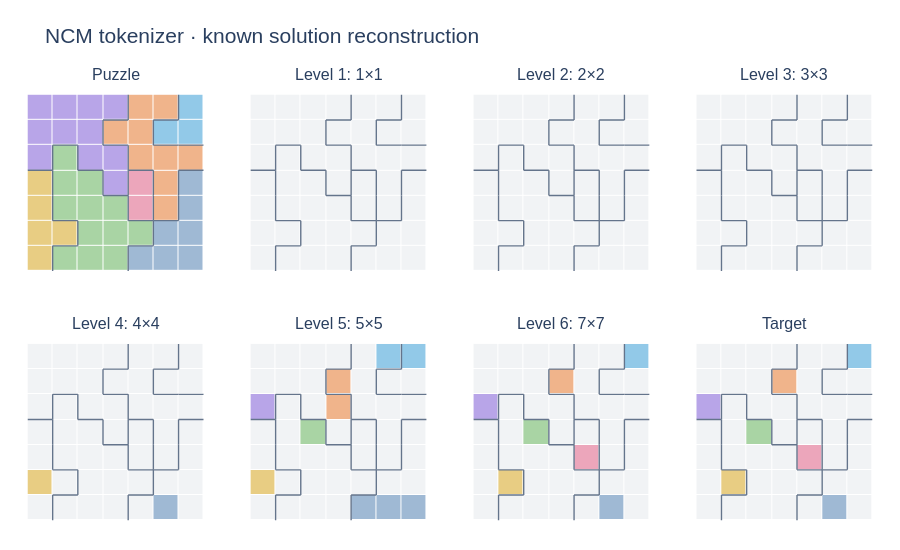

Source (notebook cell):
### Markdown cell above
### 4.1 Hierarchical solution reconstruction

Show how a **known validation target** is reconstructed level by level. This directly encodes the answer rather than solving the coloring. The tokenizer never receives test answers during training.

For 128 validation puzzles, separately measure pixel accuracy and exact reconstruction. Structural validation decodes without a color mask: a lost color or one incorrect cell can already invalidate a solution. This diagnoses the tokenizer's reconstruction ceiling.

### Code cell
if run.state["tokenizer"]["updates"] == 0:
    raise RuntimeError("Train or load the tokenizer first.")
run.model.eval()
index = int(splits["validation"][0])
with torch.no_grad():
    example = torch.from_numpy(target_tokens[index : index + 1]).to(DEVICE)
    _, partial = run.model.tokenizer.quantize(run.model.tokenizer.latent(example))
    reconstructions = [
        run.model.tokenizer.decode(z).argmax(1)[0].cpu().numpy() for z in partial
    ]
    board_panels(
        [regions[index], *reconstructions, target_tokens[index]],
        [
            "Puzzle",
            *[f"Level {i+1}: {s}×{s}" for i, s in enumerate(config.scales)],
            "Target",
        ],
        "NCM tokenizer · known solution reconstruction",
        colorings=[regions[index]] * (len(reconstructions) + 2),
        columns=4,
    ).show(config=PLOT_CONFIG)
    validation_indices = splits["validation"][:128]
    restored = []
    for start in range(0, len(validation_indices), MICRO_BATCH_SIZE):
        target = torch.from_numpy(
            target_tokens[validation_indices[start : start + MICRO_BATCH_SIZE]]
        ).to(DEVICE)
        _, partial = run.model.tokenizer.quantize(run.model.tokenizer.latent(target))
        restored.append(run.model.tokenizer.decode(partial[-1]).argmax(1).cpu().numpy())
    restored = np.concatenate(restored)
checks = solution_checks(regions[validation_indices], restored)
display(
    HTML(
        f"Validation pixel accuracy: {100*np.mean(restored == target_tokens[validation_indices]):.2f}%<br>"
        f"Exact targets: {100*np.mean(np.all(restored == target_tokens[validation_indices], axis=(1,2))):.2f}%<br>"
        f"Valid solutions after reconstruction: {100*checks['solved'].mean():.2f}%"
    )
)

### Figure 1 — Plotly figure (JSON) as saved in the notebook; plotly's stock layout.template omitted (floating-point values rounded to 4 significant figures)
{"data": [{"colorscale": [[0, "#B8A5E8"], [0.125, "#B8A5E8"], [0.125, "#F0B48B"], [0.25, "#F0B48B"], [0.25, "#92C9E8"], [0.375, "#92C9E8"], [0.375, "#A9D4A4"], [0.5, "#A9D4A4"], [0.5, "#E8CD83"], [0.625, "#E8CD83"], [0.625, "#ECA6BB"], [0.75, "#ECA6BB"], [0.75, "#9FB9D4"], [0.875, "#9FB9D4"], [0.875, "#F1F3F5"], [1, "#F1F3F5"]], "hoverinfo": "skip", "showscale": false, "type": "heatmap", "xaxis": "x", "xgap": 1, "yaxis": "y", "ygap": 1, "z": [[0, 0, 0, 0, 1, 1, 2], [0, 0, 0, 1, 1, 2, 2], [0, 3, 0, 0, 1, 1, 1], [4, 3, 3, 0, 5, 1, 6], [4, 3, 3, 3, 5, 1, 6], [4, 4, 3, 3, 3, 6, 6], [4, 3, 3, 3, 6, 6, 6]], "zmax": 7.5, "zmin": -0.5}, {"hoverinfo": "skip", "line": {"color": "#64748b", "width": 1.4}, "mode": "lines", "showlegend": false, "type": "scatter", "x": [3.5, 3.5, null, 2.5, 3.5, null, 5.5, 5.5, null, 4.5, 5.5, null, 0.5, 1.5, null, 2.5, 2.5, null, 2.5, 3.5, null, 4.5, 4.5, null, 4.5, 5.5, null, 5.5, 6.5, null, 0.5, 0.5, null, -0.5, 0.5, null, 1.5, 1.5, null, 1.5, 2.5, null, 3.5, 3.5, null, 3.5, 4.5, null, 5.5, 6.5, null, 0.5, 0.5, null, 2.5, 2.5, null, 3.5, 3.5, null, 2.5, 3.5, null, 4.5, 4.5, null, 5.5, 5.5, null, 0.5, 0.5, null, 0.5, 1.5, null, 3.5, 3.5, null, 4.5, 4.5, null, 3.5, 4.5, null, 5.5, 5.5, null, 4.5, 5.5, null, 1.5, 1.5, null, 0.5, 1.5, null, 4.5, 4.5, null, 3.5, 4.5, null, 0.5, 0.5, null, 3.5, 3.5, null], "xaxis": "x", "y": [-0.5, 0.5, null, 0.5, 0.5, null, -0.5, 0.5, null, 0.5, 0.5, null, 1.5, 1.5, null, 0.5, 1.5, null, 1.5, 1.5, null, 0.5, 1.5, null, 1.5, 1.5, null, 1.5, 1.5, null, 1.5, 2.5, null, 2.5, 2.5, null, 1.5, 2.5, null, 2.5, 2.5, null, 1.5, 2.5, null, 2.5, 2.5, null, 2.5, 2.5, null, 2.5, 3.5, null, 2.5, 3.5, null, 2.5, 3.5, null, 3.5, 3.5, null, 2.5, 3.5, null, 2.5, 3.5, null, 3.5, 4.5, null, 4.5, 4.5, null, 3.5, 4.5, null, 3.5, 4.5, null, 4.5, 4.5, null, 3.5, 4.5, null, 4.5, 4.5, null, 4.5, 5.5, null, 5.5, 5.5, null, 4.5, 5.5, null, 5.5, 5.5, null, 5.5, 6.5, null, 5.5, 6.5, null], "yaxis": "y"}, {"colorscale": [[0, "#B8A5E8"], [0.125, "#B8A5E8"], [0.125, "#F0B48B"], [0.25, "#F0B48B"], [0.25, "#92C9E8"], [0.375, "#92C9E8"], [0.375, "#A9D4A4"], [0.5, "#A9D4A4"], [0.5, "#E8CD83"], [0.625, "#E8CD83"], [0.625, "#ECA6BB"], [0.75, "#ECA6BB"], [0.75, "#9FB9D4"], [0.875, "#9FB9D4"], [0.875, "#F1F3F5"], [1, "#F1F3F5"]], "hoverinfo": "skip", "showscale": false, "type": "heatmap", "xaxis": "x2", "xgap": 1, "yaxis": "y2", "ygap": 1, "z": [[7, 7, 7, 7, 7, 7, 7], [7, 7, 7, 7, 7, 7, 7], [7, 7, 7, 7, 7, 7, 7], [7, 7, 7, 7, 7, 7, 7], [7, 7, 7, 7, 7, 7, 7], [7, 7, 7, 7, 7, 7, 7], [7, 7, 7, 7, 7, 7, 7]], "zmax": 7.5, "zmin": -0.5}, {"hoverinfo": "skip", "line": {"color": "#64748b", "width": 1.4}, "mode": "lines", "showlegend": false, "type": "scatter", "x": [3.5, 3.5, null, 2.5, 3.5, null, 5.5, 5.5, null, 4.5, 5.5, null, 0.5, 1.5, null, 2.5, 2.5, null, 2.5, 3.5, null, 4.5, 4.5, null, 4.5, 5.5, null, 5.5, 6.5, null, 0.5, 0.5, null, -0.5, 0.5, null, 1.5, 1.5, null, 1.5, 2.5, null, 3.5, 3.5, null, 3.5, 4.5, null, 5.5, 6.5, null, 0.5, 0.5, null, 2.5, 2.5, null, 3.5, 3.5, null, 2.5, 3.5, null, 4.5, 4.5, null, 5.5, 5.5, null, 0.5, 0.5, null, 0.5, 1.5, null, 3.5, 3.5, null, 4.5, 4.5, null, 3.5, 4.5, null, 5.5, 5.5, null, 4.5, 5.5, null, 1.5, 1.5, null, 0.5, 1.5, null, 4.5, 4.5, null, 3.5, 4.5, null, 0.5, 0.5, null, 3.5, 3.5, null], "xaxis": "x2", "y": [-0.5, 0.5, null, 0.5, 0.5, null, -0.5, 0.5, null, 0.5, 0.5, null, 1.5, 1.5, null, 0.5, 1.5, null, 1.5, 1.5, null, 0.5, 1.5, null, 1.5, 1.5, null, 1.5, 1.5, null, 1.5, 2.5, null, 2.5, 2.5, null, 1.5, 2.5, null, 2.5, 2.5, null, 1.5, 2.5, null, 2.5, 2.5, null, 2.5, 2.5, null, 2.5, 3.5, null, 2.5, 3.5, null, 2.5, 3.5, null, 3.5, 3.5, null, 2.5, 3.5, null, 2.5, 3.5, null, 3.5, 4.5, null, 4.5, 4.5, null, 3.5, 4.5, null, 3.5, 4.5, null, 4.5, 4.5, null, 3.5, 4.5, null, 4.5, 4.5, null, 4.5, 5.5, null, 5.5, 5.5, null, 4.5, 5.5, null, 5.5, 5.5, null, 5.5, 6.5, null, 5.5, 6.5, null], "yaxis": "y2"}, {"colorscale": [[0, "#B8A5E8"], [0.125, "#B8A5E8"], [0.125, "#F0B48B"], [0.25, "#F0B48B"], [0.25, "#92C9E8"], [0.375, "#92C9E8"], [0.375, "#A9D4A4"], [0.5, "#A9D4A4"], [0.5, "#E8CD83"], [0.625, "#E8CD83"], [0.625, "#ECA6BB"], [0.75, "#ECA6BB"], [0.75, "#9FB9D4"], [0.875, "#9FB9D4"], [0.875, "#F1F3F5"], [1, "#F1F3F5"]], "hoverinfo": "skip", "showscale": false, "type": "heatmap", "xaxis": "x3", "xgap": 1, "yaxis": "y3", "ygap": 1, "z": [[7, 7, 7, 7, 7, 7, 7], [7, 7, 7, 7, 7, 7, 7], [7, 7, 7, 7, 7, 7, 7], [7, 7, 7, 7, 7, 7, 7], [7, 7, 7, 7, 7, 7, 7], [7, 7, 7, 7, 7, 7, 7], [7, 7, 7, 7, 7, 7, 7]], "zmax": 7.5, "zmin": -0.5}, {"hoverinfo": "skip", "line": {"color": "#64748b", "width": 1.4}, "mode": "lines", "showlegend": false, "type": "scatter", "x": [3.5, 3.5, null, 2.5, 3.5, null, 5.5, 5.5, null, 4.5, 5.5, null, 0.5, 1.5, null, 2.5, 2.5, null, 2.5, 3.5, null, 4.5, 4.5, null, 4.5, 5.5, null, 5.5, 6.5, null, 0.5, 0.5, null, -0.5, 0.5, null, 1.5, 1.5, null, 1.5, 2.5, null, 3.5, 3.5, null, 3.5, 4.5, null, 5.5, 6.5, null, 0.5, 0.5, null, 2.5, 2.5, null, 3.5, 3.5, null, 2.5, 3.5, null, 4.5, 4.5, null, 5.5, 5.5, null, 0.5, 0.5, null, 0.5, 1.5, null, 3.5, 3.5, null, 4.5, 4.5, null, 3.5, 4.5, null, 5.5, 5.5, null, 4.5, 5.5, null, 1.5, 1.5, null, 0.5, 1.5, null, 4.5, 4.5, null, 3.5, 4.5, null, 0.5, 0.5, null, 3.5, 3.5, null], "xaxis": "x3", "y": [-0.5, 0.5, null, 0.5, 0.5, null, -0.5, 0.5, null, 0.5, 0.5, null, 1.5, 1.5, null, 0.5, 1.5, null, 1.5, 1.5, null, 0.5, 1.5, null, 1.5, 1.5, null, 1.5, 1.5, null, 1.5, 2.5, null, 2.5, 2.5, null, 1.5, 2.5, null, 2.5, 2.5, null, 1.5, 2.5, null, 2.5, 2.5, null, 2.5, 2.5, null, 2.5, 3.5, null, 2.5, 3.5, null, 2.5, 3.5, null, 3.5, 3.5, null, 2.5, 3.5, null, 2.5, 3.5, null, 3.5, 4.5, null, 4.5, 4.5, null, 3.5, 4.5, null, 3.5, 4.5, null, 4.5, 4.5, null, 3.5, 4.5, null, 4.5, 4.5, null, 4.5, 5.5, null, 5.5, 5.5, null, 4.5, 5.5, null, 5.5, 5.5, null, 5.5, 6.5, null, 5.5, 6.5, null], "yaxis": "y3"}, {"colorscale": [[0, "#B8A5E8"], [0.125, "#B8A5E8"], [0.125, "#F0B48B"], [0.25, "#F0B48B"], [0.25, "#92C9E8"], [0.375, "#92C9E8"], [0.375, "#A9D4A4"], [0.5, "#A9D4A4"], [0.5, "#E8CD83"], [0.625, "#E8CD83"], [0.625, "#ECA6BB"], [0.75, "#ECA6BB"], [0.75, "#9FB9D4"], [0.875, "#9FB9D4"], [0.875, "#F1F3F5"], [1, "#F1F3F5"]], "hoverinfo": "skip", "showscale": false, "type": "heatmap", "xaxis": "x4", "xgap": 1, "yaxis": "y4", "ygap": 1, "z": [[7, 7, 7, 7, 7, 7, 7], [7, 7, 7, 7, 7, 7, 7], [7, 7, 7, 7, 7, 7, 7], [7, 7, 7, 7, 7, 7, 7], [7, 7, 7, 7, 7, 7, 7], [7, 7, 7, 7, 7, 7, 7], [7, 7, 7, 7, 7, 7, 7]], "zmax": 7.5, "zmin": -0.5}, {"hoverinfo": "skip", "line": {"color": "#64748b", "width": 1.4}, "mode": "lines", "showlegend": false, "type": "scatter", "x": [3.5, 3.5, null, 2.5, 3.5, null, 5.5, 5.5, null, 4.5, 5.5, null, 0.5, 1.5, null, 2.5, 2.5, null, 2.5, 3.5, null, 4.5, 4.5, null, 4.5, 5.5, null, 5.5, 6.5, null, 0.5, 0.5, null, -0.5, 0.5, null, 1.5, 1.5, null, 1.5, 2.5, null, 3.5, 3.5, null, 3.5, 4.5, null, 5.5, 6.5, null, 0.5, 0.5, null, 2.5, 2.5, null, 3.5, 3.5, null, 2.5, 3.5, null, 4.5, 4.5, null, 5.5, 5.5, null, 0.5, 0.5, null, 0.5, 1.5, null, 3.5, 3.5, null, 4.5, 4.5, null, 3.5, 4.5, null, 5.5, 5.5, null, 4.5, 5.5, null, 1.5, 1.5, null, 0.5, 1.5, null, 4.5, 4.5, null, 3.5, 4.5, null, 0.5, 0.5, null, 3.5, 3.5, null], "xaxis": "x4", "y": [-0.5, 0.5, null, 0.5, 0.5, null, -0.5, 0.5, null, 0.5, 0.5, null, 1.5, 1.5, null, 0.5, 1.5, null, 1.5, 1.5, null, 0.5, 1.5, null, 1.5, 1.5, null, 1.5, 1.5, null, 1.5, 2.5, null, 2.5, 2.5, null, 1.5, 2.5, null, 2.5, 2.5, null, 1.5, 2.5, null, 2.5, 2.5, null, 2.5, 2.5, null, 2.5, 3.5, null, 2.5, 3.5, null, 2.5, 3.5, null, 3.5, 3.5, null, 2.5, 3.5, null, 2.5, 3.5, null, 3.5, 4.5, null, 4.5, 4.5, null, 3.5, 4.5, null, 3.5, 4.5, null, 4.5, 4.5, null, 3.5, 4.5, null, 4.5, 4.5, null, 4.5, 5.5, null, 5.5, 5.5, null, 4.5, 5.5, null, 5.5, 5.5, null, 5.5, 6.5, null, 5.5, 6.5, null], "yaxis": "y4"}, {"colorscale": [[0, "#B8A5E8"], [0.125, "#B8A5E8"], [0.125, "#F0B48B"], [0.25, "#F0B48B"], [0.25, "#92C9E8"], [0.375, "#92C9E8"], [0.375, "#A9D4A4"], [0.5, "#A9D4A4"], [0.5, "#E8CD83"], [0.625, "#E8CD83"], [0.625, "#ECA6BB"], [0.75, "#ECA6BB"], [0.75, "#9FB9D4"], [0.875, "#9FB9D4"], [0.875, "#F1F3F5"], [1, "#F1F3F5"]], "hoverinfo": "skip", "showscale": false, "type": "heatmap", "xaxis": "x5", "xgap": 1, "yaxis": "y5", "ygap": 1, "z": [[7, 7, 7, 7, 7, 7, 7], [7, 7, 7, 7, 7, 7, 7], [7, 7, 7, 7, 7, 7, 7], [7, 7, 7, 7, 7, 7, 7], [7, 7, 7, 7, 7, 7, 7], [4, 7, 7, 7, 7, 7, 7], [7, 7, 7, 7, 7, 6, 7]], "zmax": 7.5, "zmin": -0.5}, {"hoverinfo": "skip", "line": {"color": "#64748b", "width": 1.4}, "mode": "lines", "showlegend": false, "type": "scatter", "x": [3.5, 3.5, null, 2.5, 3.5, null, 5.5, 5.5, null, 4.5, 5.5, null, 0.5, 1.5, null, 2.5, 2.5, null, 2.5, 3.5, null, 4.5, 4.5, null, 4.5, 5.5, null, 5.5, 6.5, null, 0.5, 0.5, null, -0.5, 0.5, null, 1.5, 1.5, null, 1.5, 2.5, null, 3.5, 3.5, null, 3.5, 4.5, null, 5.5, 6.5, null, 0.5, 0.5, null, 2.5, 2.5, null, 3.5, 3.5, null, 2.5, 3.5, null, 4.5, 4.5, null, 5.5, 5.5, null, 0.5, 0.5, null, 0.5, 1.5, null, 3.5, 3.5, null, 4.5, 4.5, null, 3.5, 4.5, null, 5.5, 5.5, null, 4.5, 5.5, null, 1.5, 1.5, null, 0.5, 1.5, null, 4.5, 4.5, null, 3.5, 4.5, null, 0.5, 0.5, null, 3.5, 3.5, null], "xaxis": "x5", "y": [-0.5, 0.5, null, 0.5, 0.5, null, -0.5, 0.5, null, 0.5, 0.5, null, 1.5, 1.5, null, 0.5, 1.5, null, 1.5, 1.5, null, 0.5, 1.5, null, 1.5, 1.5, null, 1.5, 1.5, null, 1.5, 2.5, null, 2.5, 2.5, null, 1.5, 2.5, null, 2.5, 2.5, null, 1.5, 2.5, null, 2.5, 2.5, null, 2.5, 2.5, null, 2.5, 3.5, null, 2.5, 3.5, null, 2.5, 3.5, null, 3.5, 3.5, null, 2.5, 3.5, null, 2.5, 3.5, null, 3.5, 4.5, null, 4.5, 4.5, null, 3.5, 4.5, null, 3.5, 4.5, null, 4.5, 4.5, null, 3.5, 4.5, null, 4.5, 4.5, null, 4.5, 5.5, null, 5.5, 5.5, null, 4.5, 5.5, null, 5.5, 5.5, null, 5.5, 6.5, null, 5.5, 6.5, null], "yaxis": "y5"}, {"colorscale": [[0, "#B8A5E8"], [0.125, "#B8A5E8"], [0.125, "#F0B48B"], [0.25, "#F0B48B"], [0.25, "#92C9E8"], [0.375, "#92C9E8"], [0.375, "#A9D4A4"], [0.5, "#A9D4A4"], [0.5, "#E8CD83"], [0.625, "#E8CD83"], [0.625, "#ECA6BB"], [0.75, "#ECA6BB"], [0.75, "#9FB9D4"], [0.875, "#9FB9D4"], [0.875, "#F1F3F5"], [1, "#F1F3F5"]], "hoverinfo": "skip", "showscale": false, "type": "heatmap", "xaxis": "x6", "xgap": 1, "yaxis": "y6", "ygap": 1, "z": [[7, 7, 7, 7, 7, 2, 2], [7, 7, 7, 1, 7, 7, 7], [0, 7, 7, 1, 7, 7, 7], [7, 7, 3, 7, 7, 7, 7], [7, 7, 7, 7, 7, 7, 7], [4, 7, 7, 7, 7, 7, 7], [7, 7, 7, 7, 6, 6, 6]], "zmax": 7.5, "zmin": -0.5}, {"hoverinfo": "skip", "line": {"color": "#64748b", "width": 1.4}, "mode": "lines", "showlegend": false, "type": "scatter", "x": [3.5, 3.5, null, 2.5, 3.5, null, 5.5, 5.5, null, 4.5, 5.5, null, 0.5, 1.5, null, 2.5, 2.5, null, 2.5, 3.5, null, 4.5, 4.5, null, 4.5, 5.5, null, 5.5, 6.5, null, 0.5, 0.5, null, -0.5, 0.5, null, 1.5, 1.5, null, 1.5, 2.5, null, 3.5, 3.5, null, 3.5, 4.5, null, 5.5, 6.5, null, 0.5, 0.5, null, 2.5, 2.5, null, 3.5, 3.5, null, 2.5, 3.5, null, 4.5, 4.5, null, 5.5, 5.5, null, 0.5, 0.5, null, 0.5, 1.5, null, 3.5, 3.5, null, 4.5, 4.5, null, 3.5, 4.5, null, 5.5, 5.5, null, 4.5, 5.5, null, 1.5, 1.5, null, 0.5, 1.5, null, 4.5, 4.5, null, 3.5, 4.5, null, 0.5, 0.5, null, 3.5, 3.5, null], "xaxis": "x6", "y": [-0.5, 0.5, null, 0.5, 0.5, null, -0.5, 0.5, null, 0.5, 0.5, null, 1.5, 1.5, null, 0.5, 1.5, null, 1.5, 1.5, null, 0.5, 1.5, null, 1.5, 1.5, null, 1.5, 1.5, null, 1.5, 2.5, null, 2.5, 2.5, null, 1.5, 2.5, null, 2.5, 2.5, null, 1.5, 2.5, null, 2.5, 2.5, null, 2.5, 2.5, null, 2.5, 3.5, null, 2.5, 3.5, null, 2.5, 3.5, null, 3.5, 3.5, null, 2.5, 3.5, null, 2.5, 3.5, null, 3.5, 4.5, null, 4.5, 4.5, null, 3.5, 4.5, null, 3.5, 4.5, null, 4.5, 4.5, null, 3.5, 4.5, null, 4.5, 4.5, null, 4.5, 5.5, null, 5.5, 5.5, null, 4.5, 5.5, null, 5.5, 5.5, null, 5.5, 6.5, null, 5.5, 6.5, null], "yaxis": "y6"}, {"colorscale": [[0, "#B8A5E8"], [0.125, "#B8A5E8"], [0.125, "#F0B48B"], [0.25, "#F0B48B"], [0.25, "#92C9E8"], [0.375, "#92C9E8"], [0.375, "#A9D4A4"], [0.5, "#A9D4A4"], [0.5, "#E8CD83"], [0.625, "#E8CD83"], [0.625, "#ECA6BB"], [0.75, "#ECA6BB"], [0.75, "#9FB9D4"], [0.875, "#9FB9D4"], [0.875, "#F1F3F5"], [1, "#F1F3F5"]], "hoverinfo": "skip", "showscale": false, "type": "heatmap", "xaxis": "x7", "xgap": 1, "yaxis": "y7", "ygap": 1, "z": [[7, 7, 7, 7, 7, 7, 2], [7, 7, 7, 1, 7, 7, 7], [0, 7, 7, 7, 7, 7, 7], [7, 7, 3, 7, 7, 7, 7], [7, 7, 7, 7, 5, 7, 7], [7, 4, 7, 7, 7, 7, 7], [7, 7, 7, 7, 7, 6, 7]], "zmax": 7.5, "zmin": -0.5}, {"hoverinfo": "skip", "line": {"color": "#64748b", "width": 1.4}, "mode": "lines", "showlegend": false, "type": "scatter", "x": [3.5, 3.5, null, 2.5, 3.5, null, 5.5, 5.5, null, 4.5, 5.5, null, 0.5, 1.5, null, 2.5, 2.5, null, 2.5, 3.5, null, 4.5, 4.5, null, 4.5, 5.5, null, 5.5, 6.5, null, 0.5, 0.5, null, -0.5, 0.5, null, 1.5, 1.5, null, 1.5, 2.5, null, 3.5, 3.5, null, 3.5, 4.5, null, 5.5, 6.5, null, 0.5, 0.5, null, 2.5, 2.5, null, 3.5, 3.5, null, 2.5, 3.5, null, 4.5, 4.5, null, 5.5, 5.5, null, 0.5, 0.5, null, 0.5, 1.5, null, 3.5, 3.5, null, 4.5, 4.5, null, 3.5, 4.5, null, 5.5, 5.5, null, 4.5, 5.5, null, 1.5, 1.5, null, 0.5, 1.5, null, 4.5, 4.5, null, 3.5, 4.5, null, 0.5, 0.5, null, 3.5, 3.5, null], "xaxis": "x7", "y": [-0.5, 0.5, null, 0.5, 0.5, null, -0.5, 0.5, null, 0.5, 0.5, null, 1.5, 1.5, null, 0.5, 1.5, null, 1.5, 1.5, null, 0.5, 1.5, null, 1.5, 1.5, null, 1.5, 1.5, null, 1.5, 2.5, null, 2.5, 2.5, null, 1.5, 2.5, null, 2.5, 2.5, null, 1.5, 2.5, null, 2.5, 2.5, null, 2.5, 2.5, null, 2.5, 3.5, null, 2.5, 3.5, null, 2.5, 3.5, null, 3.5, 3.5, null, 2.5, 3.5, null, 2.5, 3.5, null, 3.5, 4.5, null, 4.5, 4.5, null, 3.5, 4.5, null, 3.5, 4.5, null, 4.5, 4.5, null, 3.5, 4.5, null, 4.5, 4.5, null, 4.5, 5.5, null, 5.5, 5.5, null, 4.5, 5.5, null, 5.5, 5.5, null, 5.5, 6.5, null, 5.5, 6.5, null], "yaxis": "y7"}, {"colorscale": [[0, "#B8A5E8"], [0.125, "#B8A5E8"], [0.125, "#F0B48B"], [0.25, "#F0B48B"], [0.25, "#92C9E8"], [0.375, "#92C9E8"], [0.375, "#A9D4A4"], [0.5, "#A9D4A4"], [0.5, "#E8CD83"], [0.625, "#E8CD83"], [0.625, "#ECA6BB"], [0.75, "#ECA6BB"], [0.75, "#9FB9D4"], [0.875, "#9FB9D4"], [0.875, "#F1F3F5"], [1, "#F1F3F5"]], "hoverinfo": "skip", "showscale": false, "type": "heatmap", "xaxis": "x8", "xgap": 1, "yaxis": "y8", "ygap": 1, "z": [[7, 7, 7, 7, 7, 7, 2], [7, 7, 7, 1, 7, 7, 7], [0, 7, 7, 7, 7, 7, 7], [7, 7, 3, 7, 7, 7, 7], [7, 7, 7, 7, 5, 7, 7], [7, 4, 7, 7, 7, 7, 7], [7, 7, 7, 7, 7, 6, 7]], "zmax": 7.5, "zmin": -0.5}, {"hoverinfo": "skip", "line": {"color": "#64748b", "width": 1.4}, "mode": "lines", "showlegend": false, "type": "scatter", "x": [3.5, 3.5, null, 2.5, 3.5, null, 5.5, 5.5, null, 4.5, 5.5, null, 0.5, 1.5, null, 2.5, 2.5, null, 2.5, 3.5, null, 4.5, 4.5, null, 4.5, 5.5, null, 5.5, 6.5, null, 0.5, 0.5, null, -0.5, 0.5, null, 1.5, 1.5, null, 1.5, 2.5, null, 3.5, 3.5, null, 3.5, 4.5, null, 5.5, 6.5, null, 0.5, 0.5, null, 2.5, 2.5, null, 3.5, 3.5, null, 2.5, 3.5, null, 4.5, 4.5, null, 5.5, 5.5, null, 0.5, 0.5, null, 0.5, 1.5, null, 3.5, 3.5, null, 4.5, 4.5, null, 3.5, 4.5, null, 5.5, 5.5, null, 4.5, 5.5, null, 1.5, 1.5, null, 0.5, 1.5, null, 4.5, 4.5, null, 3.5, 4.5, null, 0.5, 0.5, null, 3.5, 3.5, null], "xaxis": "x8", "y": [-0.5, 0.5, null, 0.5, 0.5, null, -0.5, 0.5, null, 0.5, 0.5, null, 1.5, 1.5, null, 0.5, 1.5, null, 1.5, 1.5, null, 0.5, 1.5, null, 1.5, 1.5, null, 1.5, 1.5, null, 1.5, 2.5, null, 2.5, 2.5, null, 1.5, 2.5, null, 2.5, 2.5, null, 1.5, 2.5, null, 2.5, 2.5, null, 2.5, 2.5, null, 2.5, 3.5, null, 2.5, 3.5, null, 2.5, 3.5, null, 3.5, 3.5, null, 2.5, 3.5, null, 2.5, 3.5, null, 3.5, 4.5, null, 4.5, 4.5, null, 3.5, 4.5, null, 3.5, 4.5, null, 4.5, 4.5, null, 3.5, 4.5, null, 4.5, 4.5, null, 4.5, 5.5, null, 5.5, 5.5, null, 4.5, 5.5, null, 5.5, 5.5, null, 5.5, 6.5, null, 5.5, 6.5, null], "yaxis": "y8"}], "layout": {"annotations": [{"font": {"size": 16}, "showarrow": false, "text": "Puzzle", "x": 0.1156, "xanchor": "center", "xref": "paper", "y": 1, "yanchor": "bottom", "yref": "paper"}, {"font": {"size": 16}, "showarrow": false, "text": "Level 1: 1×1", "x": 0.3719, "xanchor": "center", "xref": "paper", "y": 1, "yanchor": "bottom", "yref": "paper"}, {"font": {"size": 16}, "showarrow": false, "text": "Level 2: 2×2", "x": 0.6281, "xanchor": "center", "xref": "paper", "y": 1, "yanchor": "bottom", "yref": "paper"}, {"font": {"size": 16}, "showarrow": false, "text": "Level 3: 3×3", "x": 0.8844, "xanchor": "center", "xref": "paper", "y": 1, "yanchor": "bottom", "yref": "paper"}, {"font": {"size": 16}, "showarrow": false, "text": "Level 4: 4×4", "x": 0.1156, "xanchor": "center", "xref": "paper", "y": 0.44, "yanchor": "bottom", "yref": "paper"}, {"font": {"size": 16}, "showarrow": false, "text": "Level 5: 5×5", "x": 0.3719, "xanchor": "center", "xref": "paper", "y": 0.44, "yanchor": "bottom", "yref": "paper"}, {"font": {"size": 16}, "showarrow": false, "text": "Level 6: 7×7", "x": 0.6281, "xanchor": "center", "xref": "paper", "y": 0.44, "yanchor": "bottom", "yref": "paper"}, {"font": {"size": 16}, "showarrow": false, "text": "Target", "x": 0.8844, "xanchor": "center", "xref": "paper", "y": 0.44, "yanchor": "bottom", "yref": "paper"}], "autosize": true, "font": {"family": "Arial, sans-serif", "size": 15}, "height": 550, "margin": {"b": 20, "l": 15, "r": 15, "t": 85}, "title": {"font": {"size": 21}, "text": "NCM tokenizer · known solution reconstruction"}, "xaxis": {"anchor": "y", "constrain": "domain", "domain": [0, 0.2313], "showgrid": false, "showticklabels": false, "zeroline": false}, "xaxis2": {"anchor": "y2", "constrain": "domain", "domain": [0.2563, 0.4875], "showgrid": false, "showticklabels": false, "zeroline": false}, "xaxis3": {"anchor": "y3", "constrain": "domain", "domain": [0.5125, 0.7438], "showgrid": false, "showticklabels": false, "zeroline": false}, "xaxis4": {"anchor": "y4", "constrain": "domain", "domain": [0.7688, 1], "showgrid": false, "showticklabels": false, "zeroline": false}, "xaxis5": {"anchor": "y5", "constrain": "domain", "domain": [0, 0.2313], "showgrid": false, "showticklabels": false, "zeroline": false}, "xaxis6": {"anchor": "y6", "constrain": "domain", "domain": [0.2563, 0.4875], "showgrid": false, "showticklabels": false, "zeroline": false}, "xaxis7": {"anchor": "y7", "constrain": "domain", "domain": [0.5125, 0.7438], "showgrid": false, "showticklabels": false, "zeroline": false}, "xaxis8": {"anchor": "y8", "constrain": "domain", "domain": [0.7688, 1], "showgrid": false, "showticklabels": false, "zeroline": false}, "yaxis": {"anchor": "x", "autorange": "reversed", "constrain": "domain", "domain": [0.56, 1], "scaleanchor": "x", "scaleratio": 1, "showgrid": false, "showticklabels": false, "zeroline": false}, "yaxis2": {"anchor": "x2", "autorange": "reversed", "constrain": "domain", "domain": [0.56, 1], "scaleanchor": "x2", "scaleratio": 1, "showgrid": false, "showticklabels": false, "zeroline": false}, "yaxis3": {"anchor": "x3", "autorange": "reversed", "constrain": "domain", "domain": [0.56, 1], "scaleanchor": "x3", "scaleratio": 1, "showgrid": false, "showticklabels": false, "zeroline": false}, "yaxis4": {"anchor": "x4", "autorange": "reversed", "constrain": "domain", "domain": [0.56, 1], "scaleanchor": "x4", "scaleratio": 1, "showgrid": false, "showticklabels": false, "zeroline": false}, "yaxis5": {"anchor": "x5", "autorange": "reversed", "constrain": "domain", "domain": [0, 0.44], "scaleanchor": "x5", "scaleratio": 1, "showgrid": false, "showticklabels": false, "zeroline": false}, "yaxis6": {"anchor": "x6", "autorange": "reversed", "constrain": "domain", "domain": [0, 0.44], "scaleanchor": "x6", "scaleratio": 1, "showgrid": false, "showticklabels": false, "zeroline": false}, "yaxis7": {"anchor": "x7", "autorange": "reversed", "constrain": "domain", "domain": [0, 0.44], "scaleanchor": "x7", "scaleratio": 1, "showgrid": false, "showticklabels": false, "zeroline": false}, "yaxis8": {"anchor": "x8", "autorange": "reversed", "constrain": "domain", "domain": [0, 0.44], "scaleanchor": "x8", "scaleratio": 1, "showgrid": false, "showticklabels": false, "zeroline": false}}}
